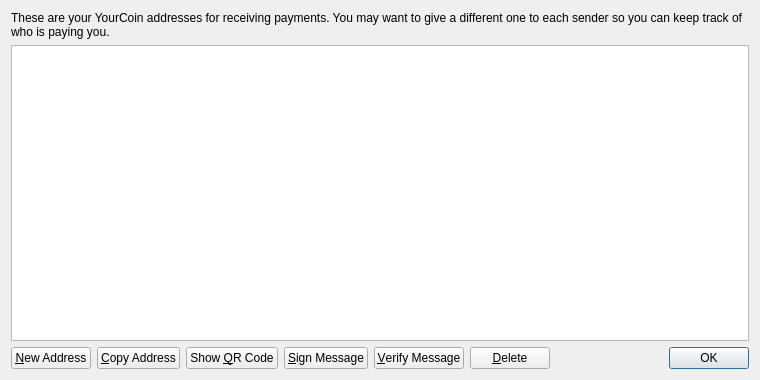
<?xml version="1.0" encoding="UTF-8"?>
<ui version="4.0">
 <class>AddressBookPage</class>
 <widget class="QWidget" name="AddressBookPage">
  <property name="geometry">
   <rect>
    <x>0</x>
    <y>0</y>
    <width>760</width>
    <height>380</height>
   </rect>
  </property>
  <property name="windowTitle">
   <string>Address Book</string>
  </property>
  <layout class="QVBoxLayout" name="verticalLayout">
   <item>
    <widget class="QLabel" name="labelExplanation">
     <property name="text">
      <string>These are your YourCoin addresses for receiving payments. You may want to give a different one to each sender so you can keep track of who is paying you.</string>
     </property>
     <property name="textFormat">
      <enum>Qt::PlainText</enum>
     </property>
     <property name="wordWrap">
      <bool>true</bool>
     </property>
    </widget>
   </item>
   <item>
    <widget class="QTableView" name="tableView">
     <property name="contextMenuPolicy">
      <enum>Qt::CustomContextMenu</enum>
     </property>
     <property name="toolTip">
      <string>Double-click to edit address or label</string>
     </property>
     <property name="tabKeyNavigation">
      <bool>false</bool>
     </property>
     <property name="alternatingRowColors">
      <bool>true</bool>
     </property>
     <property name="selectionMode">
      <enum>QAbstractItemView::SingleSelection</enum>
     </property>
     <property name="selectionBehavior">
      <enum>QAbstractItemView::SelectRows</enum>
     </property>
     <property name="sortingEnabled">
      <bool>true</bool>
     </property>
     <attribute name="verticalHeaderVisible">
      <bool>false</bool>
     </attribute>
    </widget>
   </item>
   <item>
    <layout class="QHBoxLayout" name="horizontalLayout">
     <item>
      <widget class="QPushButton" name="newAddressButton">
       <property name="toolTip">
        <string>Create a new address</string>
       </property>
       <property name="text">
        <string>&amp;New Address</string>
       </property>
       <property name="icon">
        <iconset resource="../bitcoin.qrc">
         <normaloff>:/icons/add</normaloff>:/icons/add</iconset>
       </property>
      </widget>
     </item>
     <item>
      <widget class="QPushButton" name="copyToClipboard">
       <property name="toolTip">
        <string>Copy the currently selected address to the system clipboard</string>
       </property>
       <property name="text">
        <string>&amp;Copy Address</string>
       </property>
       <property name="icon">
        <iconset resource="../bitcoin.qrc">
         <normaloff>:/icons/editcopy</normaloff>:/icons/editcopy</iconset>
       </property>
      </widget>
     </item>
     <item>
      <widget class="QPushButton" name="showQRCode">
       <property name="text">
        <string>Show &amp;QR Code</string>
       </property>
       <property name="icon">
        <iconset resource="../bitcoin.qrc">
         <normaloff>:/icons/qrcode</normaloff>:/icons/qrcode</iconset>
       </property>
      </widget>
     </item>
     <item>
      <widget class="QPushButton" name="signMessage">
       <property name="toolTip">
        <string>Sign a message to prove you own a Bitcoin address</string>
       </property>
       <property name="text">
        <string>&amp;Sign Message</string>
       </property>
       <property name="icon">
        <iconset resource="../bitcoin.qrc">
         <normaloff>:/icons/edit</normaloff>:/icons/edit</iconset>
       </property>
      </widget>
     </item>
     <item>
      <widget class="QPushButton" name="verifyMessage">
       <property name="toolTip">
        <string>Verify a message to ensure it was signed with a specified Bitcoin address</string>
       </property>
       <property name="text">
        <string>&amp;Verify Message</string>
       </property>
       <property name="icon">
        <iconset resource="../bitcoin.qrc">
         <normaloff>:/icons/transaction_0</normaloff>:/icons/transaction_0</iconset>
       </property>
      </widget>
     </item>
     <item>
      <widget class="QPushButton" name="deleteButton">
       <property name="toolTip">
        <string>Delete the currently selected address from the list. Only sending addresses can be deleted.</string>
       </property>
       <property name="text">
        <string>&amp;Delete</string>
       </property>
       <property name="icon">
        <iconset resource="../bitcoin.qrc">
         <normaloff>:/icons/remove</normaloff>:/icons/remove</iconset>
       </property>
      </widget>
     </item>
     <item>
      <spacer name="horizontalSpacer">
       <property name="orientation">
        <enum>Qt::Horizontal</enum>
       </property>
       <property name="sizeHint" stdset="0">
        <size>
         <width>40</width>
         <height>20</height>
        </size>
       </property>
      </spacer>
     </item>
     <item>
      <widget class="QDialogButtonBox" name="buttonBox">
       <property name="sizePolicy">
        <sizepolicy hsizetype="Maximum" vsizetype="Fixed">
         <horstretch>0</horstretch>
         <verstretch>0</verstretch>
        </sizepolicy>
       </property>
       <property name="standardButtons">
        <set>QDialogButtonBox::Ok</set>
       </property>
      </widget>
     </item>
    </layout>
   </item>
  </layout>
 </widget>
 <resources>
  <include location="../bitcoin.qrc"/>
 </resources>
 <connections/>
</ui>
